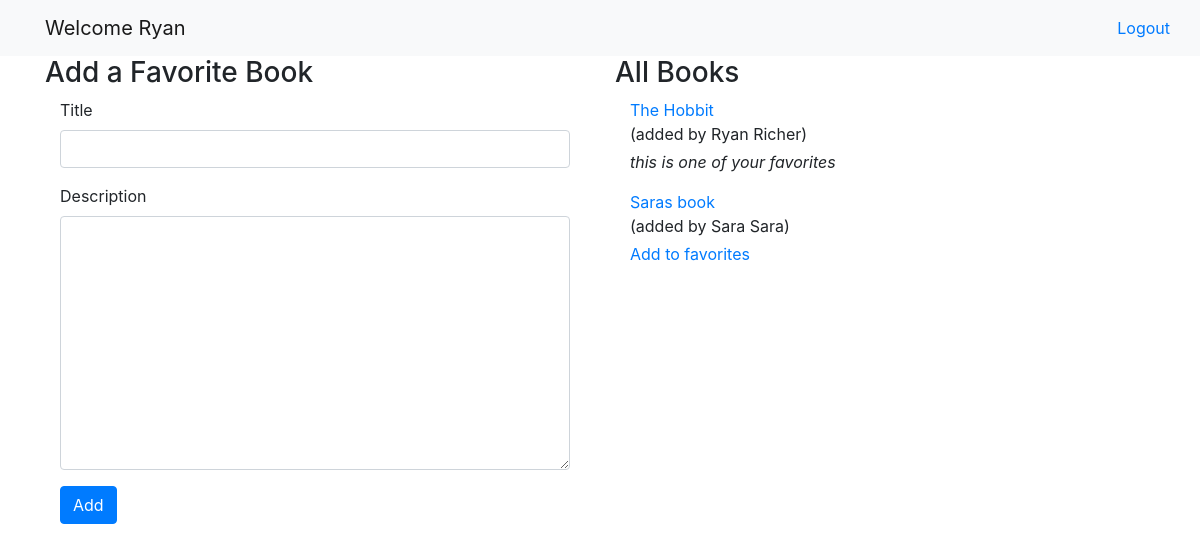
Page /books (signed in) on the committed database.
### books_app/models.py (models this page shows)
class User(models.Model):
    first_name = models.CharField(max_length=255)
    last_name = models.CharField(max_length=255)
    email = models.CharField(max_length=255)
    password = models.CharField(max_length=255)
    objects = LoginManager()
    created_at = models.DateTimeField(auto_now_add=True)
    updated_at = models.DateTimeField(auto_now=True)

class Book(models.Model):
    creator = models.ForeignKey(User, related_name="created_books", on_delete=models.CASCADE)
    favorites = models.ManyToManyField(User, related_name="favorites")
    title = models.CharField(max_length=255)
    desc = models.TextField()
    objects = BookManager()
    created_at = models.DateTimeField(auto_now_add=True)
    updated_at = models.DateTimeField(auto_now=True)

### books_app/views.py (the view, shortened to what this page needs)
# urls.py: path('books', views.books),
def books(request):
    if request.method == 'GET':
        if not request.session['userid']:
            return redirect('/')
        context = {
            'user': User.objects.get(id=request.session['userid']),
            "books": Book.objects.all()
        }
        return render(request, 'books.html', context)

### books_app/templates/books.html (shortened to what this page needs)
<!DOCTYPE html>
<html lang="en">
<head>
    <link rel="stylesheet" href="https://stackpath.bootstrapcdn.com/bootstrap/4.4.1/css/bootstrap.min.css">
</head>
<body>
    <nav class="navbar navbar-light bg-light">
        <div class="container">
            <a class="navbar-brand">Welcome {{ user.first_name }}</a>
            <div class="justify-content-end">
                <div class='row'>
                    <a href="/logout" class="navbar-item">Logout</a>
                </div>
            </div>
        </div>
    </nav>
    <div class="container">
        <div class='row'>
            <div class='col'>
                <h3>Add a Favorite Book</h3>
                <form action="/books" method="POST">
                    <div class="container">
                        <div class="form-group">
                            <label for="title">Title</label>
                            <input type="text" id='title' name='title' class="form-control">
                        </div>
                        <div class="form-group">
                            <label for="desc">Description</label>
                            <textarea class="form-control" name="desc" id="desc" rows="10"></textarea>
                        </div>
                        <button type="submit" class="btn btn-primary">Add</button>
                    </div>
                </form>
            </div>
            <div class='col'>
                <h3>All Books</h3>
                {% for book in books %}
                <div class="container mb-2">
                    <a href="/books/{{ book.id }}">{{ book.title }}</a>
                    <p class="mb-1">(added by {{ book.creator.first_name }} {{ book.creator.last_name}})</p>
                    {% if user in book.favorites.all %}
                    <p class="font-italic">this is one of your favorites</p>
                    {% else %}
                    <a href="/favorite/{{ book.id }}">Add to favorites</a>
                    {% endif %}
                </div>
                {% endfor %}
            </div>
        </div>
    </div>
</body>
</html>

### rows in the picture
User: first_name "Ryan"
Book: title "The Hobbit", creator.first_name "Ryan", creator.last_name "Richer", shows "this is one of your favorites"
Book: title "Saras book", creator.first_name "Sara", creator.last_name "Sara"
